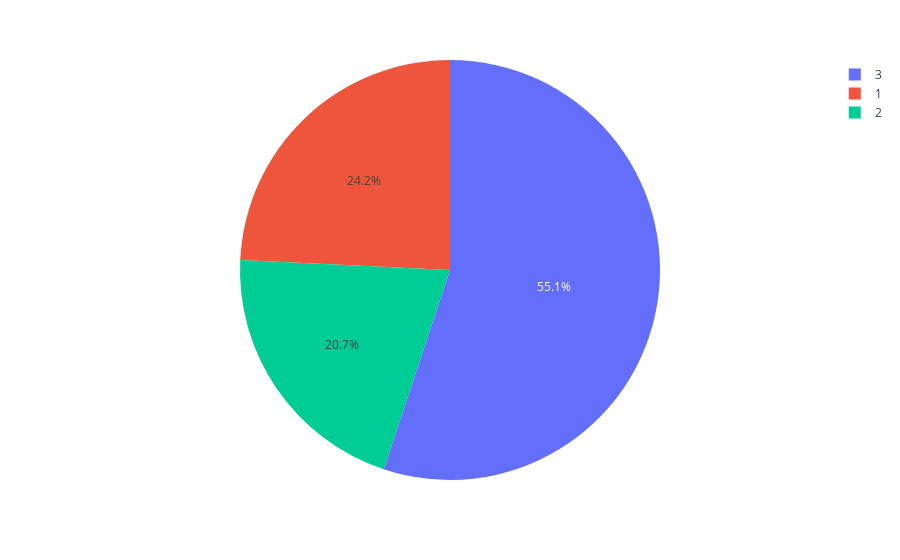

Notebook code cell kept with this figure:
### Code cell
y = df['Pclass'].value_counts().reset_index()
# matplotlib
plt.figure()
plt.pie(y['count'],labels = y['Pclass'],autopct='%1.1f%%',colors = ['darkgreen',"#13423f","red"])
plt.title("Passanger class in Titanic")
plt.show()

# seaborn 
sns.barplot(data = y,x = 'Pclass',y = 'count')
# plotly-express
px.pie(y,names = 'Pclass',values = 'count')

### Figure 1 — Plotly figure (JSON) as saved in the notebook; plotly's stock layout.template omitted (floating-point values rounded to 4 significant figures)
{"data": [{"domain": {"x": [0, 1], "y": [0, 1]}, "hovertemplate": "Pclass=%{label}<br>count=%{value}<extra></extra>", "labels": [3, 1, 2], "legendgroup": "", "name": "", "showlegend": true, "type": "pie", "values": [491, 216, 184]}], "layout": {"legend": {"tracegroupgap": 0}, "margin": {"t": 60}}}
